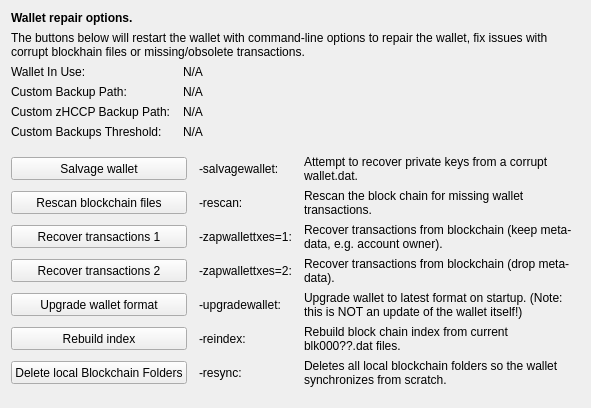
     <widget class="QWidget" name="tab_repair">
      <attribute name="title">
       <string>&amp;Wallet Repair</string>
      </attribute>
      <layout class="QGridLayout" name="gridLayout_4" columnstretch="0,0,0,0">
       <property name="horizontalSpacing">
        <number>12</number>
       </property>
       <item row="0" column="0" colspan="4">
        <widget class="QLabel" name="label_repair_header">
         <property name="font">
          <font>
           <weight>75</weight>
           <bold>true</bold>
          </font>
         </property>
         <property name="text">
          <string>Wallet repair options.</string>
         </property>
        </widget>
       </item>
       <item row="1" column="0" colspan="4">
        <widget class="QLabel" name="label_repair_helptext">
         <property name="font">
          <font>
           <weight>50</weight>
           <bold>false</bold>
          </font>
         </property>
         <property name="text">
          <string>The buttons below will restart the wallet with command-line options to repair the wallet, fix issues with corrupt blockhain files or missing/obsolete transactions.</string>
         </property>
         <property name="wordWrap">
          <bool>true</bool>
         </property>
        </widget>
       </item>
       <item row="2" column="0">
        <widget class="QLabel" name="wallet_path_label">
         <property name="text">
          <string>Wallet In Use:</string>
         </property>
        </widget>
       </item>
       <item row="2" column="1" colspan="3">
        <widget class="QLabel" name="wallet_path">
         <property name="cursor">
          <cursorShape>IBeamCursor</cursorShape>
         </property>
         <property name="text">
          <string>N/A</string>
         </property>
         <property name="textFormat">
          <enum>Qt::PlainText</enum>
         </property>
         <property name="textInteractionFlags">
          <set>Qt::LinksAccessibleByMouse|Qt::TextSelectableByKeyboard|Qt::TextSelectableByMouse</set>
         </property>
        </widget>
       </item>
       <item row="3" column="0">
        <widget class="QLabel" name="wallet_custombackuppath_label">
         <property name="visible">
          <bool>false</bool>
         </property>
         <property name="text">
          <string>Custom Backup Path:</string>
         </property>
        </widget>
       </item>
       <item row="3" column="1" colspan="3">
        <widget class="QLabel" name="wallet_custombackuppath">
         <property name="cursor">
          <cursorShape>IBeamCursor</cursorShape>
         </property>
         <property name="visible">
          <bool>false</bool>
         </property>
         <property name="text">
          <string>N/A</string>
         </property>
         <property name="textFormat">
          <enum>Qt::PlainText</enum>
         </property>
         <property name="textInteractionFlags">
          <set>Qt::LinksAccessibleByMouse|Qt::TextSelectableByKeyboard|Qt::TextSelectableByMouse</set>
         </property>
        </widget>
       </item>
       <item row="4" column="0">
        <widget class="QLabel" name="wallet_customzpivbackuppath_label">
         <property name="visible">
          <bool>false</bool>
         </property>
         <property name="text">
          <string>Custom zHCCP Backup Path:</string>
         </property>
        </widget>
       </item>
       <item row="4" column="1" colspan="3">
        <widget class="QLabel" name="wallet_customzpivbackuppath">
         <property name="cursor">
          <cursorShape>IBeamCursor</cursorShape>
         </property>
         <property name="visible">
          <bool>false</bool>
         </property>
         <property name="text">
          <string>N/A</string>
         </property>
         <property name="textFormat">
          <enum>Qt::PlainText</enum>
         </property>
         <property name="textInteractionFlags">
          <set>Qt::LinksAccessibleByMouse|Qt::TextSelectableByKeyboard|Qt::TextSelectableByMouse</set>
         </property>
        </widget>
       </item>
       <item row="5" column="0">
        <widget class="QLabel" name="wallet_custombackupthreshold_label">
         <property name="visible">
          <bool>false</bool>
         </property>
         <property name="text">
          <string>Custom Backups Threshold:</string>
         </property>
        </widget>
       </item>
       <item row="5" column="1" colspan="3">
        <widget class="QLabel" name="wallet_custombackupthreshold">
         <property name="cursor">
          <cursorShape>IBeamCursor</cursorShape>
         </property>
         <property name="visible">
          <bool>false</bool>
         </property>
         <property name="text">
          <string>N/A</string>
         </property>
         <property name="textFormat">
          <enum>Qt::PlainText</enum>
         </property>
         <property name="textInteractionFlags">
          <set>Qt::LinksAccessibleByMouse|Qt::TextSelectableByKeyboard|Qt::TextSelectableByMouse</set>
         </property>
        </widget>
       </item>
       <item row="6" column="0">
        <spacer name="verticalSpacer_repair1">
         <property name="orientation">
          <enum>Qt::Vertical</enum>
         </property>
         <property name="sizeHint" stdset="0">
          <size>
           <width>10</width>
           <height>10</height>
          </size>
         </property>
        </spacer>
       </item>
       <item row="7" column="0" colspan="2">
        <widget class="QPushButton" name="btn_salvagewallet">
         <property name="minimumSize">
          <size>
           <width>100</width>
           <height>23</height>
          </size>
         </property>
         <property name="text">
          <string>Salvage wallet</string>
         </property>
        </widget>
       </item>
       <item row="7" column="2">
        <widget class="QLabel" name="label_repair_salvage_command">
         <property name="text">
          <string notr="true">-salvagewallet:</string>
         </property>
        </widget>
       </item>
       <item row="7" column="3">
        <widget class="QLabel" name="label_repair_salvage">
         <property name="text">
          <string>Attempt to recover private keys from a corrupt wallet.dat.</string>
         </property>
         <property name="wordWrap">
          <bool>true</bool>
         </property>
        </widget>
       </item>
       <item row="8" column="0" colspan="2">
        <widget class="QPushButton" name="btn_rescan">
         <property name="minimumSize">
          <size>
           <width>100</width>
           <height>23</height>
          </size>
         </property>
         <property name="text">
          <string>Rescan blockchain files</string>
         </property>
        </widget>
       </item>
       <item row="8" column="2">
        <widget class="QLabel" name="label_repair_rescan_command">
         <property name="text">
          <string notr="true">-rescan:</string>
         </property>
        </widget>
       </item>
       <item row="8" column="3">
        <widget class="QLabel" name="label_repair_rescan">
         <property name="text">
          <string>Rescan the block chain for missing wallet transactions.</string>
         </property>
         <property name="wordWrap">
          <bool>true</bool>
         </property>
        </widget>
       </item>
       <item row="9" column="0" colspan="2">
        <widget class="QPushButton" name="btn_zapwallettxes1">
         <property name="minimumSize">
          <size>
           <width>100</width>
           <height>23</height>
          </size>
         </property>
         <property name="text">
          <string>Recover transactions 1</string>
         </property>
        </widget>
       </item>
       <item row="9" column="2">
        <widget class="QLabel" name="label_repair_zap1_command">
         <property name="text">
          <string notr="true">-zapwallettxes=1:</string>
         </property>
        </widget>
       </item>
       <item row="9" column="3">
        <widget class="QLabel" name="label_repair_zap1">
         <property name="text">
          <string>Recover transactions from blockchain (keep meta-data, e.g. account owner).</string>
         </property>
         <property name="wordWrap">
          <bool>true</bool>
         </property>
        </widget>
       </item>
       <item row="10" column="0" colspan="2">
        <widget class="QPushButton" name="btn_zapwallettxes2">
         <property name="minimumSize">
          <size>
           <width>100</width>
           <height>23</height>
          </size>
         </property>
         <property name="text">
          <string>Recover transactions 2</string>
         </property>
        </widget>
       </item>
       <item row="10" column="2">
        <widget class="QLabel" name="label_repair_zap2_command">
         <property name="text">
          <string notr="true">-zapwallettxes=2:</string>
         </property>
        </widget>
       </item>
       <item row="10" column="3">
        <widget class="QLabel" name="label_repair_zap2">
         <property name="text">
          <string>Recover transactions from blockchain (drop meta-data).</string>
         </property>
         <property name="wordWrap">
          <bool>true</bool>
         </property>
        </widget>
       </item>
       <item row="11" column="0" colspan="2">
        <widget class="QPushButton" name="btn_upgradewallet">
         <property name="minimumSize">
          <size>
           <width>100</width>
           <height>23</height>
          </size>
         </property>
         <property name="text">
          <string>Upgrade wallet format</string>
         </property>
        </widget>
       </item>
       <item row="11" column="2">
        <widget class="QLabel" name="label_repair_upgrade_command">
         <property name="text">
          <string notr="true">-upgradewallet:</string>
         </property>
        </widget>
       </item>
       <item row="11" column="3">
        <widget class="QLabel" name="label_repair_upgrade">
         <property name="text">
          <string>Upgrade wallet to latest format on startup. (Note: this is NOT an update of the wallet itself!)</string>
         </property>
         <property name="wordWrap">
          <bool>true</bool>
         </property>
        </widget>
       </item>
       <item row="12" column="0" colspan="2">
        <widget class="QPushButton" name="btn_reindex">
         <property name="minimumSize">
          <size>
           <width>100</width>
           <height>23</height>
          </size>
         </property>
         <property name="text">
          <string>Rebuild index</string>
         </property>
        </widget>
       </item>
       <item row="12" column="2">
        <widget class="QLabel" name="label_repair_reindex_command">
         <property name="text">
          <string notr="true">-reindex:</string>
         </property>
        </widget>
       </item>
       <item row="12" column="3">
        <widget class="QLabel" name="label_repair_reindex">
         <property name="text">
          <string>Rebuild block chain index from current blk000??.dat files.</string>
         </property>
         <property name="wordWrap">
          <bool>true</bool>
         </property>
        </widget>
       </item>
       <item row="13" column="0" colspan="2">
        <widget class="QPushButton" name="btn_resync">
         <property name="minimumSize">
          <size>
           <width>100</width>
           <height>23</height>
          </size>
         </property>
         <property name="text">
          <string>Delete local Blockchain Folders</string>
         </property>
        </widget>
       </item>
       <item row="13" column="2">
        <widget class="QLabel" name="label_repair_resync_command">
         <property name="text">
          <string>-resync:</string>
         </property>
        </widget>
       </item>
       <item row="13" column="3">
        <widget class="QLabel" name="label_repair_resync">
         <property name="text">
          <string>Deletes all local blockchain folders so the wallet synchronizes from scratch.</string>
         </property>
         <property name="wordWrap">
          <bool>true</bool>
         </property>
        </widget>
       </item>
       <item row="14" column="0">
        <spacer name="verticalSpacer_repair2">
         <property name="orientation">
          <enum>Qt::Vertical</enum>
         </property>
         <property name="sizeHint" stdset="0">
          <size>
           <width>20</width>
           <height>10</height>
          </size>
         </property>
        </spacer>
       </item>
      </layout>
     </widget>
